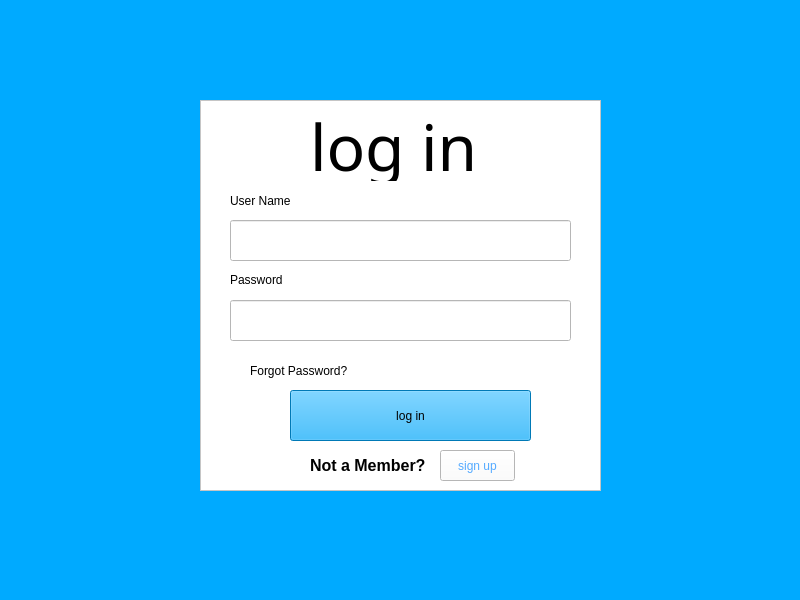
<?xml version="1.0" encoding="UTF-8"?>
<ui version="4.0">
 <class>Name</class>
 <widget class="QMainWindow" name="Name">
  <property name="geometry">
   <rect>
    <x>0</x>
    <y>0</y>
    <width>800</width>
    <height>600</height>
   </rect>
  </property>
  <property name="maximumSize">
   <size>
    <width>800</width>
    <height>600</height>
   </size>
  </property>
  <property name="windowTitle">
   <string>MainWindow</string>
  </property>
  <property name="styleSheet">
   <string notr="true">background-color: rgb(0, 170, 255);</string>
  </property>
  <widget class="QWidget" name="centralwidget">
   <widget class="QGraphicsView" name="graphicsView">
    <property name="geometry">
     <rect>
      <x>200</x>
      <y>100</y>
      <width>401</width>
      <height>391</height>
     </rect>
    </property>
    <property name="styleSheet">
     <string notr="true">background-color: rgb(255, 255, 255);</string>
    </property>
   </widget>
   <widget class="QLabel" name="label">
    <property name="geometry">
     <rect>
      <x>310</x>
      <y>110</y>
      <width>191</width>
      <height>71</height>
     </rect>
    </property>
    <property name="font">
     <font>
      <family>MV Boli</family>
      <pointsize>48</pointsize>
      <weight>50</weight>
      <italic>false</italic>
      <bold>false</bold>
     </font>
    </property>
    <property name="styleSheet">
     <string notr="true">background-color: rgb(255, 255, 255);
font: 48pt &quot;MV Boli&quot;;</string>
    </property>
    <property name="text">
     <string>log in</string>
    </property>
   </widget>
   <widget class="QLabel" name="label_2">
    <property name="geometry">
     <rect>
      <x>230</x>
      <y>190</y>
      <width>81</width>
      <height>21</height>
     </rect>
    </property>
    <property name="styleSheet">
     <string notr="true">background-color: rgb(255, 255, 255);
font: 75 12pt &quot;MS Sans Serif&quot;;</string>
    </property>
    <property name="text">
     <string>User Name</string>
    </property>
   </widget>
   <widget class="QLineEdit" name="lineEdit">
    <property name="geometry">
     <rect>
      <x>230</x>
      <y>220</y>
      <width>341</width>
      <height>41</height>
     </rect>
    </property>
    <property name="styleSheet">
     <string notr="true">background-color: rgb(255, 255, 255);</string>
    </property>
   </widget>
   <widget class="QLabel" name="label_3">
    <property name="geometry">
     <rect>
      <x>230</x>
      <y>270</y>
      <width>101</width>
      <height>20</height>
     </rect>
    </property>
    <property name="styleSheet">
     <string notr="true">background-color: rgb(255, 255, 255);
font: 75 12pt &quot;MS Sans Serif&quot;;</string>
    </property>
    <property name="text">
     <string>Password</string>
    </property>
   </widget>
   <widget class="QLineEdit" name="lineEdit_2">
    <property name="geometry">
     <rect>
      <x>230</x>
      <y>300</y>
      <width>341</width>
      <height>41</height>
     </rect>
    </property>
    <property name="styleSheet">
     <string notr="true">background-color: rgb(255, 255, 255);</string>
    </property>
   </widget>
   <widget class="QPushButton" name="pushButton">
    <property name="geometry">
     <rect>
      <x>290</x>
      <y>390</y>
      <width>241</width>
      <height>51</height>
     </rect>
    </property>
    <property name="styleSheet">
     <string notr="true">font: 24pt &quot;MV Boli&quot;;</string>
    </property>
    <property name="text">
     <string>log in</string>
    </property>
   </widget>
   <widget class="QLabel" name="label_4">
    <property name="geometry">
     <rect>
      <x>250</x>
      <y>360</y>
      <width>181</width>
      <height>21</height>
     </rect>
    </property>
    <property name="styleSheet">
     <string notr="true">background-color: rgb(255, 255, 255);
font: 75 15pt &quot;MS Sans Serif&quot;;</string>
    </property>
    <property name="text">
     <string>Forgot Password?</string>
    </property>
   </widget>
   <widget class="QLabel" name="label_5">
    <property name="geometry">
     <rect>
      <x>310</x>
      <y>450</y>
      <width>131</width>
      <height>31</height>
     </rect>
    </property>
    <property name="font">
     <font>
      <family>MS Sans Serif</family>
      <pointsize>12</pointsize>
      <weight>75</weight>
      <bold>true</bold>
     </font>
    </property>
    <property name="styleSheet">
     <string notr="true">background-color: rgb(255, 255, 255);</string>
    </property>
    <property name="text">
     <string>Not a Member?</string>
    </property>
   </widget>
   <widget class="QPushButton" name="pushButton_2">
    <property name="geometry">
     <rect>
      <x>440</x>
      <y>450</y>
      <width>75</width>
      <height>31</height>
     </rect>
    </property>
    <property name="styleSheet">
     <string notr="true">background-color: rgb(255, 255, 255);
border-color: rgb(255, 255, 255);
color: rgb(85, 170, 255);
font: 75 15pt &quot;MS Sans Serif&quot;;</string>
    </property>
    <property name="text">
     <string>sign up</string>
    </property>
   </widget>
  </widget>
  <widget class="QMenuBar" name="menubar">
   <property name="geometry">
    <rect>
     <x>0</x>
     <y>0</y>
     <width>800</width>
     <height>22</height>
    </rect>
   </property>
  </widget>
  <widget class="QStatusBar" name="statusbar"/>
 </widget>
 <resources/>
 <connections/>
</ui>
